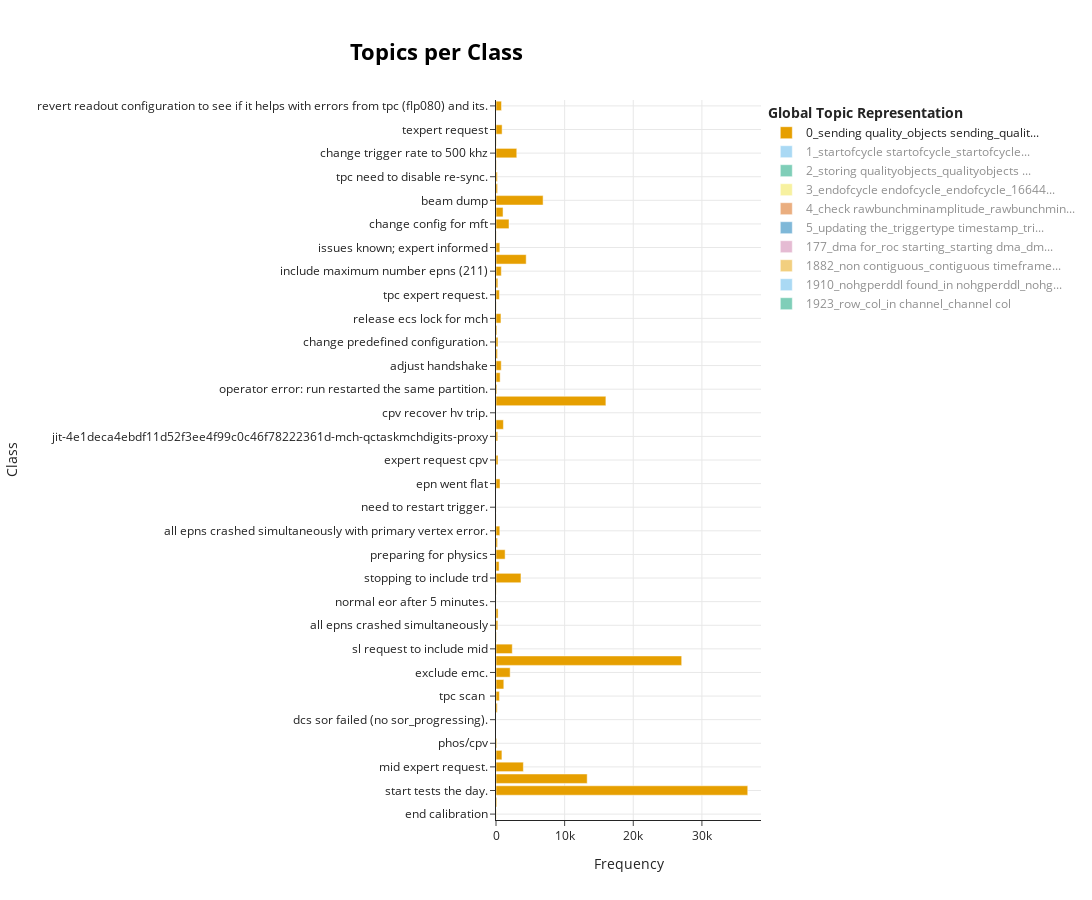

The notebook cell this image was saved under:
### Code cell
topics_per_class = topic_model.model.topics_per_class(df.content.tolist(), df.EOR.tolist())
topic_model.model.visualize_topics_per_class(topics_per_class)
